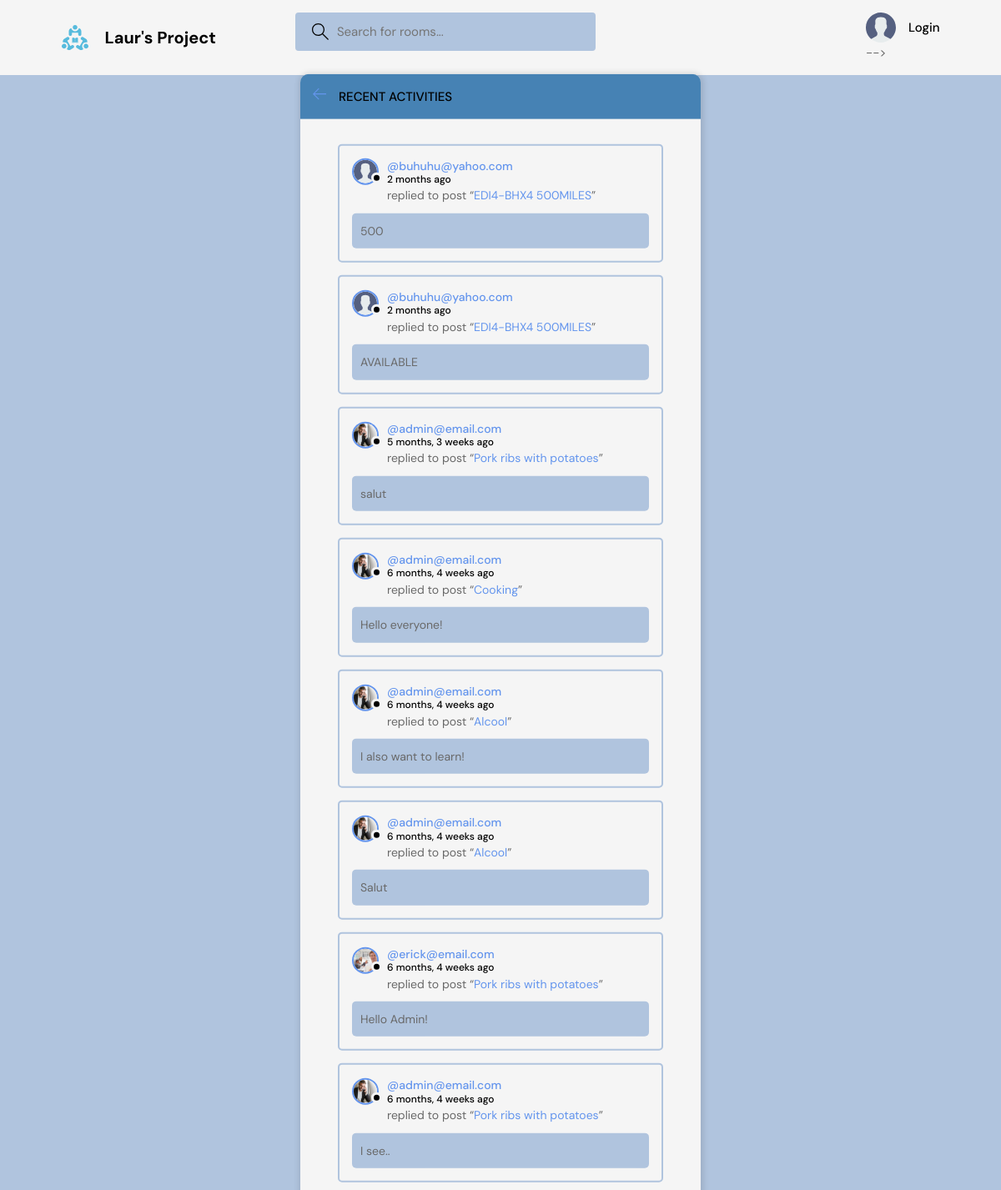
The page /activities/ on the database its author committed.
### base/models.py (models this page shows, shortened)
class Message(models.Model):
    user = models.ForeignKey(User, on_delete=models.CASCADE)
    room = models.ForeignKey(Room, on_delete=models.CASCADE)
    body = models.TextField()
    updated = models.DateTimeField(auto_now=True)
    created = models.DateTimeField(auto_now_add=True)
    class Meta:
        ordering = ['-updated', '-created']

class User(AbstractUser):
    name = models.CharField(max_length=200, null=True)
    email = models.EmailField(unique=True, null=True)
    bio = models.TextField(null=True)
    USERNAME_FIELD = 'email'
    REQUIRED_FIELDS = []
    avatar = models.ImageField(null=True, default='avatar.svg')

class Room(models.Model):
    host = models.ForeignKey(User, on_delete=models.SET_NULL, null=True)
    topic = models.ForeignKey(Topic, on_delete=models.SET_NULL, null=True)
    name = models.CharField(max_length=200)
    description = models.TextField(null=True, blank=True)
    participants = models.ManyToManyField(User, related_name='participants', blank=True)
    updated = models.DateTimeField(auto_now=True)
    created = models.DateTimeField(auto_now_add=True)
    class Meta:
        ordering = ['-updated', '-created']
    def __str__(self):
        return self.name

### base/views.py (the view)
# urls.py: path('activities/', views.activity_page, name='activity'),
def activity_page(request):
    room_messages = Message.objects.all()
    context = {'room_messages': room_messages}
    return render(request, 'base/activity.html', context)

### base/templates/base/activity.html (shortened to what this page needs)
{% extends 'main.html' %}
{% block content %}
    <main class="layout">
      <div class="container">
        <div class="layout__box">
          <div class="layout__boxHeader">
            <div class="layout__boxTitle">
              <a href="{% url 'home' %}">
                <svg version="1.1" xmlns="http://www.w3.org/2000/svg" width="32" height="32" viewBox="0 0 32 32">
                  <title>arrow-left</title>
                  <path
                    d="M13.723 2.286l-13.723 13.714 13.719 13.714 1.616-1.611-10.96-10.96h27.625v-2.286h-27.625l10.965-10.965-1.616-1.607z"
                  ></path>
                </svg>
              </a>
              <h3>Recent Activities</h3>
            </div>
          </div>
          <div class="activities-page layout__body">
                {% for message in room_messages %}
              <div class="activities__box">
                <div class="activities__boxHeader roomListRoom__header">
                  <a href="{% url 'profile-user' message.user.id %}" class="roomListRoom__author">
                    <div class="avatar avatar--small">
                      <img src="{{message.user.avatar.url}}" />
                    </div>
                    <p>
                      @{{message.user}}
                      <span>{{message.created|timesince}} ago</span>
                    </p>
                  </a>
            </div>
            <div class="activities__boxContent">
              <p>replied to post “<a href="{% url 'room' message.room.id %}">{{message.room}}</a>”</p>
              <div class="activities__boxRoomContent">
                  {{message.body}}
              </div>
            </div>
          </div>
    {% endfor %}
          </div>
        </div>
      </div>
    </main>
{% endblock content %}

### static/styles/style.css (style rules this page uses)
:root { --color-main: #6495ed; --color-main-light: #000000; --color-dark: #f5f5f5; --color-dark-medium: #b0c4de; --color-dark-light: #4682b4; --color-light: #000000; --color-gray: #000000; --color-light-gray: #696969; --color-bg: #b0c4de; --color-success: #5dd693; --color-error: #fc4b0b; }
* { font-family: "DM Sans", -apple-system, BlinkMacSystemFont, "Segoe UI", Roboto, Oxygen, Ubuntu, Cantarell, "Open Sans", "Helvetica Neue", sans-serif; margin: 0; padding: 0; box-sizing: border-box; text-rendering: optimizeLegibility; font-size: inherit; }
html { font-size: 56.25%; }
@media only screen and (min-width: 1200px) { html { font-size: 62.5%; } }
body { line-height: 1.6; font-weight: 400; font-size: 1.5rem; color: var(--color-light-gray); background-color: var(--color-bg); min-height: 100vh; }
img { width: 100%; }
a { display: inline-block; color: var(--color-main); text-decoration: none; }
.container { max-width: 120rem; width: 90%; margin: auto; }
.avatar { position: relative; display: inline-block; border-radius: 50%; border: 2px solid var(--color-main); }
.avatar img { display: block; border-radius: 50%; object-fit: cover; object-position: center; }
.avatar::after { content: ""; display: block; position: absolute; background-color: var(--color-gray); z-index: 111; border-radius: 50%; border: 0.3rem solid var(--color-dark); }
.avatar.avatar--small img { width: 2.8rem; height: 2.8rem; }
.avatar.avatar--small:after { width: 0.7rem; height: 0.7rem; bottom: 0px; right: -6px; }
.layout { margin-top: 2.4rem; }
.layout > .container { display: flex; justify-content: space-between; align-items: flex-start; }
.layout__box { width: 90%; max-width: 48rem; min-height: 40rem; position: absolute; top: 50%; left: 50%; transform: translate(-50%, -46%); background-color: var(--color-dark); border-radius: 1rem; box-shadow: 1px 1px 6px 3px rgba(0, 0, 0, 0.1); overflow: hidden; }
.layout__boxHeader { display: flex; padding: 1.5rem; background-color: var(--color-dark-light); }
.layout__boxTitle { display: flex; gap: 1.5rem; align-items: center; }
.layout__boxTitle h3 { text-transform: uppercase; font-weight: 500; color: var(--color-light); }
.layout__boxTitle svg { width: 1.6rem; height: 1.6rem; fill: var(--color-main); }
.layout__body { margin: 3rem; }
.roomListRoom__header { display: flex; justify-content: space-between; align-items: center; }
.roomListRoom__author { font-weight: 500; display: flex; align-items: center; gap: 1rem; }
.activities__box { margin: 1.5rem; padding: 1.5rem; border: 2px solid var(--color-dark-medium); border-radius: 5px; }
.activities__boxHeader p { font-size: 1.4rem; line-height: 1.3; }
.activities__boxHeader p span { color: var(--color-gray); font-size: 1.2rem; display: block; }
.activities__boxContent { margin-left: 4.2rem; }
.activities__boxContent { font-size: 1.4rem; }
.activities__boxRoomContent { background: var(--color-bg); padding: 1rem; border-radius: 5px; margin-top: 1rem; margin-left: -4.2rem; }

### rows shown on the page
Message: user.avatar (placeholder picture), user "buhuhu@yahoo.com", created "2 months", room "EDI4-BHX4 500MILES", body "500"
Message: user.avatar (placeholder picture), user "buhuhu@yahoo.com", created "2 months", room "EDI4-BHX4 500MILES", body "AVAILABLE"
Message: user.avatar (picture), user "admin@email.com", created "5 months, 3 weeks", room "Pork ribs with potatoes", body "salut"
Message: user.avatar (picture), user "admin@email.com", created "6 months, 4 weeks", room "Cooking", body "Hello everyone!"
Message: user.avatar (picture), user "admin@email.com", created "6 months, 4 weeks", room "Alcool", body "I also want to learn!"
Message: user.avatar (picture), user "admin@email.com", created "6 months, 4 weeks", room "Alcool", body "Salut"
Message: user.avatar (picture), user "erick@email.com", created "6 months, 4 weeks", room "Pork ribs with potatoes", body "Hello Admin!"
Message: user.avatar (picture), user "admin@email.com", created "6 months, 4 weeks", room "Pork ribs with potatoes", body "I see.."
